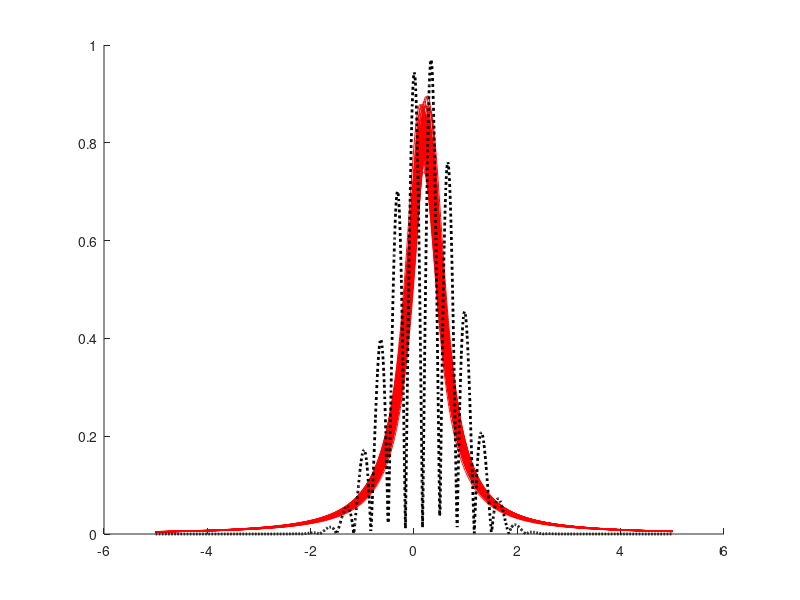

Source code (MATLAB):
%SCM.m
clear all
N=10^3; % Sample size
M=10^2; % Number of trials

g=@(Z) abs(exp(-Z.^2).*cos(3.*pi.*Z)).*...
    exp(-0.5.*((Z-1)./sqrt(2)).^2)./sqrt(2*pi*2);
h=@(Z,mu,sigma) (sigma>0)./(pi.*sigma.*(1+((Z-mu)./sigma).^2));
p=@(Z) 1./(pi.*(1+Z.^2)); % standard cauchy
f=@(x,Z) sum((g(Z)./p(Z)).*log(h(Z,x(1),x(2))));% St. Counterpart

approxnormg=.2330967533;% Approx. norm. const. for g (for plotting)
zz=linspace(-5,5,10^3);% Range to plot densities over
figure,hold on
for k=1:M
    Z=randn(N,1)./randn(N,1);% Z_1,...,Z_N are iid with density p
    sol=fminsearch(@(x) -f(x,Z),[1,2]);% Solve the SC
    plot(zz,h(zz,sol(1),sol(2)),'r-')
end
plot(zz,g(zz)./approxnormg,'k:','LineWidth',2) % Plot g
hold off
